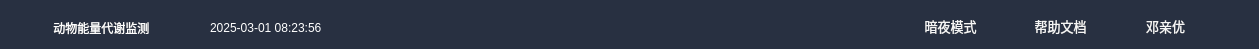
      <widget class="QWidget" name="scrollAreaWidgetContents_2">
       <property name="geometry">
        <rect>
         <x>0</x>
         <y>0</y>
         <width>1259</width>
         <height>49</height>
        </rect>
       </property>
       <property name="styleSheet">
        <string notr="true">background:rgb(40, 48,65);</string>
       </property>
       <widget class="QLabel" name="label">
        <property name="geometry">
         <rect>
          <x>10</x>
          <y>0</y>
          <width>51</width>
          <height>51</height>
         </rect>
        </property>
        <property name="styleSheet">
         <string notr="true"/>
        </property>
        <property name="text">
         <string/>
        </property>
        <property name="pixmap">
         <pixmap resource="UI/resource/mainPage.qrc">:/images/mouse.png</pixmap>
        </property>
        <property name="scaledContents">
         <bool>true</bool>
        </property>
       </widget>
       <widget class="QLabel" name="label_2">
        <property name="geometry">
         <rect>
          <x>50</x>
          <y>20</y>
          <width>161</width>
          <height>16</height>
         </rect>
        </property>
        <property name="styleSheet">
         <string notr="true">color:white;</string>
        </property>
        <property name="text">
         <string> 动物能量代谢监测</string>
        </property>
       </widget>
       <widget class="QPushButton" name="pushButton_2">
        <property name="geometry">
         <rect>
          <x>1120</x>
          <y>0</y>
          <width>91</width>
          <height>51</height>
         </rect>
        </property>
        <property name="sizePolicy">
         <sizepolicy hsizetype="Minimum" vsizetype="Maximum">
          <horstretch>20</horstretch>
          <verstretch>21</verstretch>
         </sizepolicy>
        </property>
        <property name="font">
         <font>
          <pointsize>-1</pointsize>
          <weight>50</weight>
          <bold>false</bold>
         </font>
        </property>
        <property name="styleSheet">
         <string notr="true">QPushButton{
	color:rgb(245, 245, 245);
	padding:7px;
	background:rgb(40, 48,65);
border：none;
font-size:13px;
}</string>
        </property>
        <property name="text">
         <string>邓亲优</string>
        </property>
        <property name="icon">
         <iconset resource="UI/resource/mainPage.qrc">
          <normaloff>:/icon/me_white.svg</normaloff>:/icon/me_white.svg</iconset>
        </property>
        <property name="iconSize">
         <size>
          <width>24</width>
          <height>24</height>
         </size>
        </property>
        <property name="autoDefault">
         <bool>false</bool>
        </property>
        <property name="default">
         <bool>false</bool>
        </property>
        <property name="flat">
         <bool>true</bool>
        </property>
       </widget>
       <widget class="QPushButton" name="pushButton_3">
        <property name="geometry">
         <rect>
          <x>1010</x>
          <y>0</y>
          <width>101</width>
          <height>51</height>
         </rect>
        </property>
        <property name="sizePolicy">
         <sizepolicy hsizetype="Minimum" vsizetype="Maximum">
          <horstretch>20</horstretch>
          <verstretch>21</verstretch>
         </sizepolicy>
        </property>
        <property name="font">
         <font>
          <pointsize>-1</pointsize>
          <weight>50</weight>
          <bold>false</bold>
         </font>
        </property>
        <property name="styleSheet">
         <string notr="true">QPushButton{
	color:rgb(245, 245, 245);
	padding:7px;
	background:rgb(40, 48,65);
border：none;
font-size:13px;
}</string>
        </property>
        <property name="text">
         <string>帮助文档</string>
        </property>
        <property name="icon">
         <iconset resource="UI/resource/mainPage.qrc">
          <normaloff>:/icon/help_white.svg</normaloff>:/icon/help_white.svg</iconset>
        </property>
        <property name="iconSize">
         <size>
          <width>24</width>
          <height>24</height>
         </size>
        </property>
        <property name="autoDefault">
         <bool>false</bool>
        </property>
        <property name="default">
         <bool>false</bool>
        </property>
        <property name="flat">
         <bool>true</bool>
        </property>
       </widget>
       <widget class="QPushButton" name="pushButton_4">
        <property name="geometry">
         <rect>
          <x>900</x>
          <y>0</y>
          <width>101</width>
          <height>51</height>
         </rect>
        </property>
        <property name="sizePolicy">
         <sizepolicy hsizetype="Minimum" vsizetype="Maximum">
          <horstretch>20</horstretch>
          <verstretch>21</verstretch>
         </sizepolicy>
        </property>
        <property name="font">
         <font>
          <pointsize>-1</pointsize>
          <weight>50</weight>
          <bold>false</bold>
         </font>
        </property>
        <property name="styleSheet">
         <string notr="true">QPushButton{
	color:rgb(245, 245, 245);
	padding:7px;
	background:rgb(40, 48,65);
border：none;
font-size:13px;
}</string>
        </property>
        <property name="text">
         <string>暗夜模式</string>
        </property>
        <property name="icon">
         <iconset resource="UI/resource/mainPage.qrc">
          <normaloff>:/icon/dark_mode_white.svg</normaloff>:/icon/dark_mode_white.svg</iconset>
        </property>
        <property name="iconSize">
         <size>
          <width>24</width>
          <height>24</height>
         </size>
        </property>
        <property name="autoDefault">
         <bool>false</bool>
        </property>
        <property name="default">
         <bool>false</bool>
        </property>
        <property name="flat">
         <bool>true</bool>
        </property>
       </widget>
       <widget class="QLabel" name="label_14">
        <property name="geometry">
         <rect>
          <x>210</x>
          <y>20</y>
          <width>161</width>
          <height>16</height>
         </rect>
        </property>
        <property name="styleSheet">
         <string notr="true">color:white;</string>
        </property>
        <property name="text">
         <string>2025-03-01 08:23:56</string>
        </property>
       </widget>
      </widget>
